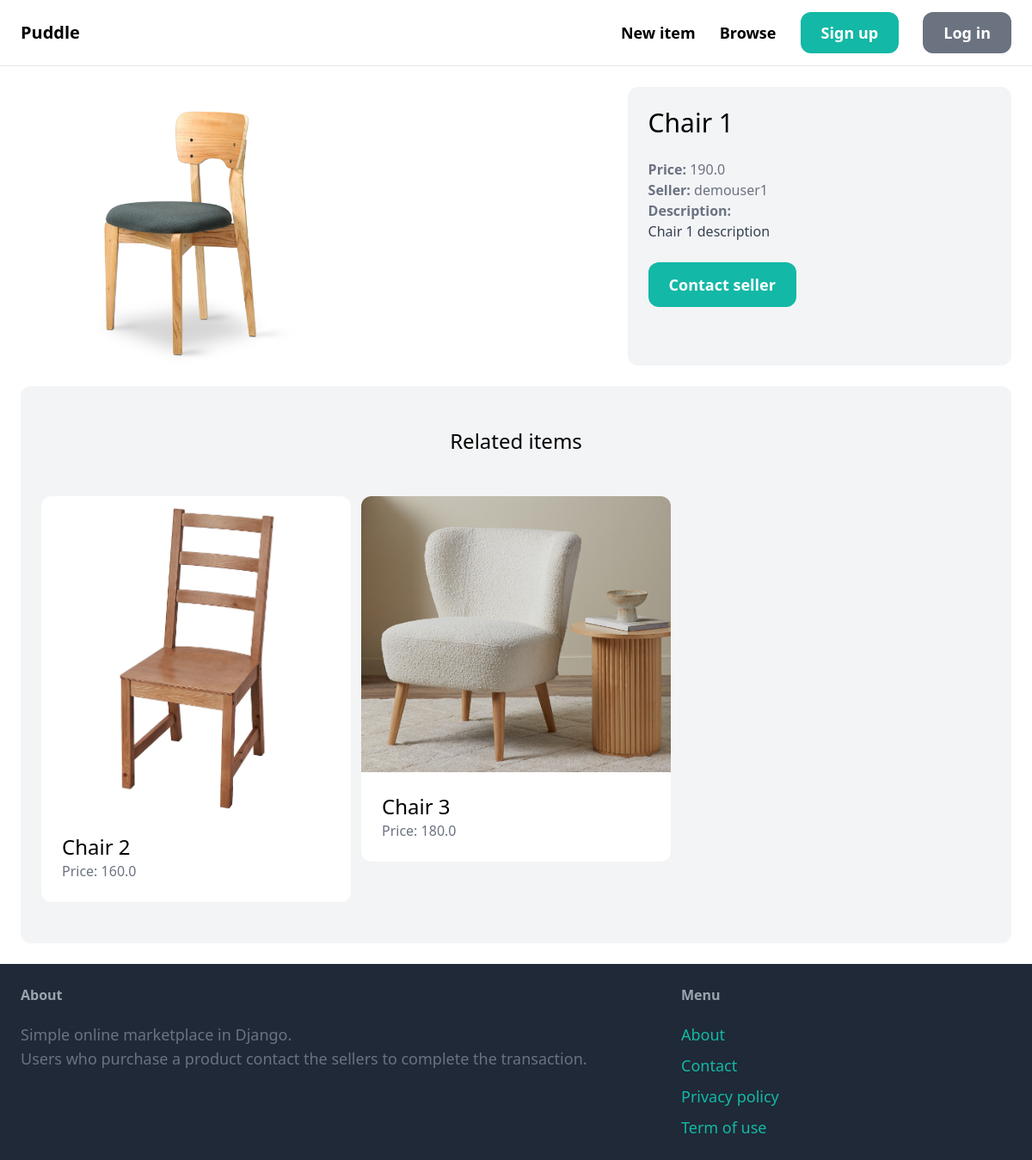
The page /items/7/ on the database its author committed.
### item/models.py (models this page shows, shortened)
class Item(models.Model):
    category = models.ForeignKey(Category, related_name='items', on_delete = models.CASCADE)
    name = models.CharField(max_length=255)
    description = models.TextField(blank=True, null=True)
    price = models.FloatField()
    image = models.ImageField(upload_to='item_images', blank=True, null=True)
    is_sold = models.BooleanField(default=False)
    created_by = models.ForeignKey(User, related_name='items', on_delete = models.CASCADE)
    created_at = models.DateTimeField(auto_now_add=True)
    class Meta:
        ordering = ('name',)

### item/views.py (the view)
# urls.py: path('<int:pk>/', views.detail, name='detail'),
def detail(request, pk):
    item = get_object_or_404(Item, pk=pk)
    related_items = Item.objects.filter(category=item.category, is_sold=False).exclude(pk=pk)[0:3]
    return render(request, 'item/detail.html', {
        'item': item,
        'related_items': related_items
    })

### item/templates/item/detail.html (shortened to what this page needs)
{% extends 'core/base.html' %}
{% block content %}
<div class="grid grid-cols-5 gap-6">
    <div class="col-span-3">
        <img src="{{ item.image.url }}" class="rounded-xl">
    </div>
    <div class="col-span-2 p-6 bg-gray-100 rounded-xl ">
        <h1 class="mb-6 text-3xl">{{ item.name }}</h1>
        <p class="text-gray-500"><strong>Price: </strong>{{ item.price }}</p>
        <p class="text-gray-500"><strong>Seller: </strong>{{ item.created_by.username }}</p>
        {% if item.description %}
            <p class="text-gray-700">
                <strong class="text-gray-500">Description:</strong><br>
                {{ item.description }}
            </p>
        {% endif %}
        {% if request.user == item.created_by %}
            <div class="mt-6 p-6 bg-white rounded-xl">
                <p>This is your item!</p>
                <a href="{% url 'item:edit' item.id %}" class="inline-block mt-6 px-6 py-3 text-lg font-semibold bg-teal-500 text-white rounded-xl">Edit</a>
                <a href="{% url 'item:delete' item.id %}" class="inline-block mt-6 px-6 py-3 text-lg font-semibold bg-red-500 text-white rounded-xl">Delete</a>
            </div>
        {% else %}
            <a href="{% url 'conversation:new' item.id %}" class="inline-block mt-6 px-6 py-3 text-lg font-semibold bg-teal-500 text-white rounded-xl hover:bg-teal-700">Contact seller</a>
        {% endif %}
    </div>
</div>
<div class="mt-6 px-6 py-12 bg-gray-100 rounded-xl">
    <h2 class="mb-12 text-2xl text-center">Related items</h2>
    <div class="grid grid-cols-3 gap-3">
        {% for item in related_items %}
            <div>
                <a href="{% url 'item:detail' item.id %}">
                    <div>
                        <img src="{{ item.image.url }}" class="rounded-t-xl">
                    </div>
                    <div class="p-6 bg-white rounded-b-xl">
                        <h2 class="text-2xl">{{ item.name }}</h2>
                        <p class="text-gray-500">Price: {{ item.price }}</p>
                    </div>
                </a>
            </div>
        {% endfor %}
    </div>
</div>
{% endblock %}

### rows shown on the page
Item: image (picture), name "Chair 1", price "190.0", created_by.username "demouser1", description "Chair 1 description"
Item: image (picture), name "Chair 2", price "160.0"
Item: image (picture), name "Chair 3", price "180.0"
